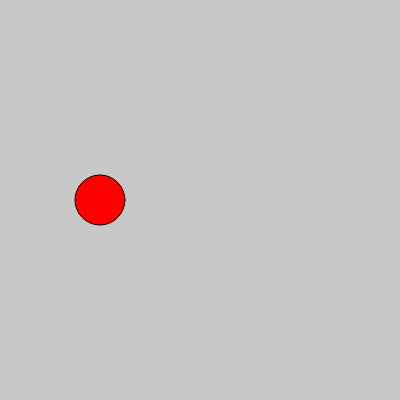
Frame 1 (no input)
Frame 60 (no input): identical to frame 1, image omitted
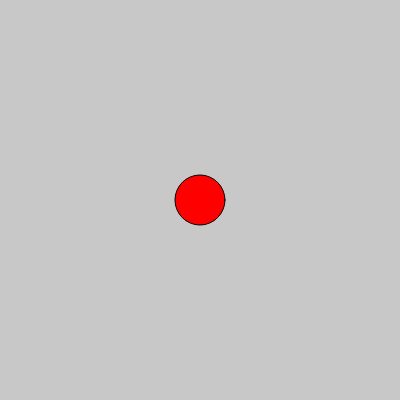
Frame 120 (the mouse pressed at the canvas centre since frame 60)

The p5.js sketch that drew these frames (run headless with seeded random() and noise() and a simulated clock; from frame 60 on, the mouse is pressed at the canvas centre):

// p5.js sketch
// ── sketch.js
// Project Title
// Your Name
// Date
//
// Extra for Experts:
// - describe what you did to take this project "above and beyond"

let ball;


function setup() {
  createCanvas(400, 400);
  ball = {
    x: 100,
    y: 200,
    radius: 25,
    fillColor: color(255, 0, 0)
  };
}

function draw() {
  background(200);
  fill(ball.fillColor);
  ellipse(ball.x, ball.y, ball.radius * 2, ball.radius * 2);
}

function mousePressed() {
  ball.y = mouseY;
  ball.x = mouseX;
}

function keyTyped() {
  if (key === "w") {
    ball.radius *= 1.1;
  }
  else if (key === "s") {
    ball.radius *= 0.9;
  }
  else if (key === "a") {
    ball.x -= 20;
  }
  else if (key === "d") {
    ball.x += 20;
  }
}
